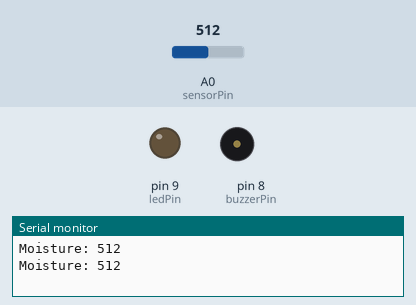
Bench run of a sketch on a simulated Arduino Uno, built with avr-gcc and run on an emulated ATmega328P. Parts: output pins drawn as LEDs (lit = HIGH), buzzer (waves = sounding, pin HIGH), the last lines printed to the serial monitor. The inputs (shaded band) are chosen by the test bench; at power-on: A0 (sensorPin) = 512.

Above: at 1.8 s.
1.9 s: A0 (sensorPin) set to 585
3.4 s: A0 (sensorPin) set to 614
At 5.2 s:
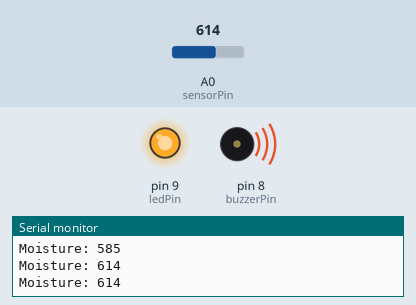
5.5 s: A0 (sensorPin) set to 590
At 6.7 s:
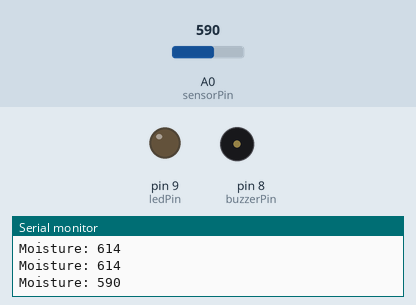
7.5 s: A0 (sensorPin) set to 610
At 8.3 s:
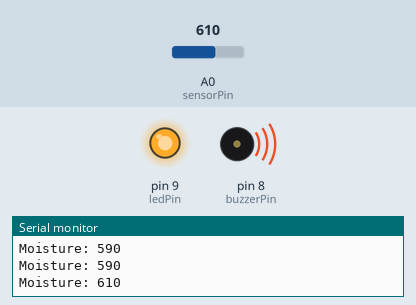
Timing chart, 0 to 10.5 s (numbered marks = the images above; inputs shaded):
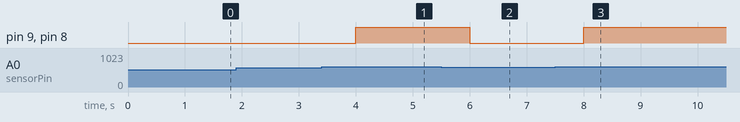

The sketch:

soil_moisture_alarm.ino
```cpp
// Soil Moisture Alarm - Simple
const int sensorPin = A0;
const int buzzerPin = 8;
const int ledPin = 9;
int sensorValue = 0;

// Adjust threshold after testing
int threshold = 600; // higher = drier

void setup() {
  pinMode(buzzerPin, OUTPUT);
  pinMode(ledPin, OUTPUT);
  Serial.begin(9600);
}

void loop() {
  sensorValue = analogRead(sensorPin);
  Serial.print("Moisture: ");
  Serial.println(sensorValue);

  if (sensorValue > threshold) { // soil dry
    digitalWrite(buzzerPin, HIGH);
    digitalWrite(ledPin, HIGH);
  } else {
    digitalWrite(buzzerPin, LOW);
    digitalWrite(ledPin, LOW);
  }
  delay(1000);
}
```

Measured:
- the behaviour switches between 600 and 601 on A0 (sensorPin) (found by bisection; images 0 and 1)
- after the input at 3.4 s, pin 9 (ledPin), pin 8 (buzzerPin): LOW → HIGH after 0.60 s
- after the input at 5.5 s, pin 9 (ledPin), pin 8 (buzzerPin): HIGH → LOW after 0.50 s
- after the input at 7.5 s, pin 9 (ledPin), pin 8 (buzzerPin): LOW → HIGH after 0.50 s
